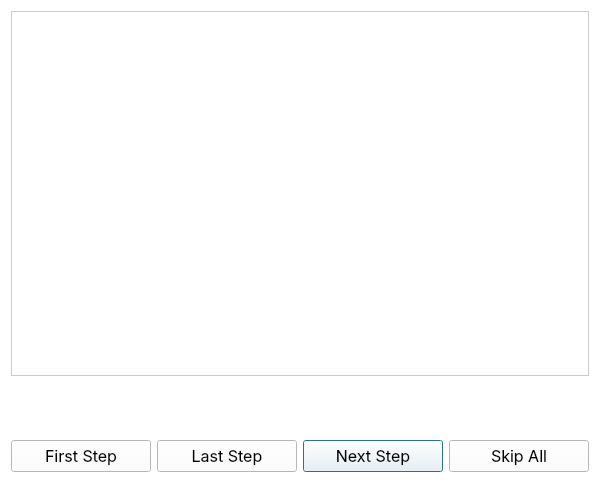
<?xml version="1.0" encoding="UTF-8"?>
<ui version="4.0">
 <class>Dialog</class>
 <widget class="QDialog" name="Dialog">
  <property name="geometry">
   <rect>
    <x>0</x>
    <y>0</y>
    <width>600</width>
    <height>483</height>
   </rect>
  </property>
  <property name="windowTitle">
   <string>Solve</string>
  </property>
  <property name="styleSheet">
   <string notr="true">background-color: #fff;</string>
  </property>
  <layout class="QVBoxLayout" name="verticalLayout">
   <item>
    <widget class="QFrame" name="frame">
     <property name="sizePolicy">
      <sizepolicy hsizetype="Expanding" vsizetype="Expanding">
       <horstretch>0</horstretch>
       <verstretch>0</verstretch>
      </sizepolicy>
     </property>
     <property name="styleSheet">
      <string notr="true">border: 1px solid #ccc;</string>
     </property>
     <property name="frameShape">
      <enum>QFrame::StyledPanel</enum>
     </property>
     <property name="frameShadow">
      <enum>QFrame::Raised</enum>
     </property>
     <layout class="QGridLayout" name="gridLayout_2">
      <item row="0" column="0">
       <widget class="QLabel" name="operations_label">
        <property name="sizePolicy">
         <sizepolicy hsizetype="Preferred" vsizetype="Fixed">
          <horstretch>0</horstretch>
          <verstretch>0</verstretch>
         </sizepolicy>
        </property>
        <property name="font">
         <font>
          <family>URW Gothic [urw]</family>
          <pointsize>18</pointsize>
          <weight>75</weight>
          <bold>true</bold>
         </font>
        </property>
        <property name="styleSheet">
         <string notr="true">border: none;</string>
        </property>
        <property name="text">
         <string/>
        </property>
        <property name="alignment">
         <set>Qt::AlignCenter</set>
        </property>
       </widget>
      </item>
      <item row="1" column="0">
       <layout class="QGridLayout" name="gridLayout"/>
      </item>
     </layout>
    </widget>
   </item>
   <item>
    <widget class="QLabel" name="Indecator">
     <property name="font">
      <font>
       <family>Inter</family>
       <pointsize>14</pointsize>
       <weight>75</weight>
       <bold>true</bold>
      </font>
     </property>
     <property name="styleSheet">
      <string notr="true">color: blue;</string>
     </property>
     <property name="text">
      <string/>
     </property>
     <property name="alignment">
      <set>Qt::AlignCenter</set>
     </property>
    </widget>
   </item>
   <item>
    <widget class="QLabel" name="solve_vector">
     <property name="font">
      <font>
       <family>Inter</family>
       <pointsize>14</pointsize>
       <weight>75</weight>
       <bold>true</bold>
      </font>
     </property>
     <property name="text">
      <string/>
     </property>
     <property name="alignment">
      <set>Qt::AlignCenter</set>
     </property>
    </widget>
   </item>
   <item>
    <layout class="QHBoxLayout" name="horizontalLayout">
     <item>
      <widget class="QPushButton" name="first_step">
       <property name="font">
        <font>
         <family>Inter</family>
         <pointsize>12</pointsize>
        </font>
       </property>
       <property name="cursor">
        <cursorShape>PointingHandCursor</cursorShape>
       </property>
       <property name="styleSheet">
        <string notr="true">padding: 5px;</string>
       </property>
       <property name="text">
        <string>First Step</string>
       </property>
       <property name="icon">
        <iconset>
         <normaloff>../icons/skip_previous_FILL0_wght400_GRAD0_opsz24.svg</normaloff>../icons/skip_previous_FILL0_wght400_GRAD0_opsz24.svg</iconset>
       </property>
       <property name="iconSize">
        <size>
         <width>25</width>
         <height>25</height>
        </size>
       </property>
      </widget>
     </item>
     <item>
      <widget class="QPushButton" name="last_step">
       <property name="enabled">
        <bool>true</bool>
       </property>
       <property name="font">
        <font>
         <family>Inter</family>
         <pointsize>12</pointsize>
        </font>
       </property>
       <property name="cursor">
        <cursorShape>PointingHandCursor</cursorShape>
       </property>
       <property name="styleSheet">
        <string>padding: 5px;</string>
       </property>
       <property name="text">
        <string>Last Step</string>
       </property>
       <property name="icon">
        <iconset>
         <normaloff>../icons/arrow_left_alt_FILL0_wght400_GRAD0_opsz24.svg</normaloff>../icons/arrow_left_alt_FILL0_wght400_GRAD0_opsz24.svg</iconset>
       </property>
       <property name="iconSize">
        <size>
         <width>25</width>
         <height>25</height>
        </size>
       </property>
      </widget>
     </item>
     <item>
      <widget class="QPushButton" name="next_step">
       <property name="font">
        <font>
         <family>Inter</family>
         <pointsize>12</pointsize>
        </font>
       </property>
       <property name="cursor">
        <cursorShape>PointingHandCursor</cursorShape>
       </property>
       <property name="layoutDirection">
        <enum>Qt::RightToLeft</enum>
       </property>
       <property name="styleSheet">
        <string notr="true">padding: 5px;</string>
       </property>
       <property name="locale">
        <locale language="English" country="UnitedStates"/>
       </property>
       <property name="text">
        <string>Next Step</string>
       </property>
       <property name="icon">
        <iconset>
         <normaloff>../icons/arrow_right_alt_FILL0_wght400_GRAD0_opsz24.svg</normaloff>../icons/arrow_right_alt_FILL0_wght400_GRAD0_opsz24.svg</iconset>
       </property>
       <property name="iconSize">
        <size>
         <width>25</width>
         <height>25</height>
        </size>
       </property>
       <property name="checkable">
        <bool>false</bool>
       </property>
       <property name="autoRepeat">
        <bool>false</bool>
       </property>
       <property name="autoDefault">
        <bool>true</bool>
       </property>
       <property name="default">
        <bool>true</bool>
       </property>
       <property name="flat">
        <bool>false</bool>
       </property>
      </widget>
     </item>
     <item>
      <widget class="QPushButton" name="skip_all">
       <property name="font">
        <font>
         <family>Inter</family>
         <pointsize>12</pointsize>
        </font>
       </property>
       <property name="cursor">
        <cursorShape>PointingHandCursor</cursorShape>
       </property>
       <property name="layoutDirection">
        <enum>Qt::RightToLeft</enum>
       </property>
       <property name="styleSheet">
        <string notr="true">padding: 5px;</string>
       </property>
       <property name="text">
        <string>Skip All</string>
       </property>
       <property name="icon">
        <iconset>
         <normaloff>../icons/skip_next_FILL0_wght400_GRAD0_opsz24.svg</normaloff>../icons/skip_next_FILL0_wght400_GRAD0_opsz24.svg</iconset>
       </property>
       <property name="iconSize">
        <size>
         <width>25</width>
         <height>25</height>
        </size>
       </property>
      </widget>
     </item>
    </layout>
   </item>
  </layout>
 </widget>
 <resources/>
 <connections/>
</ui>
